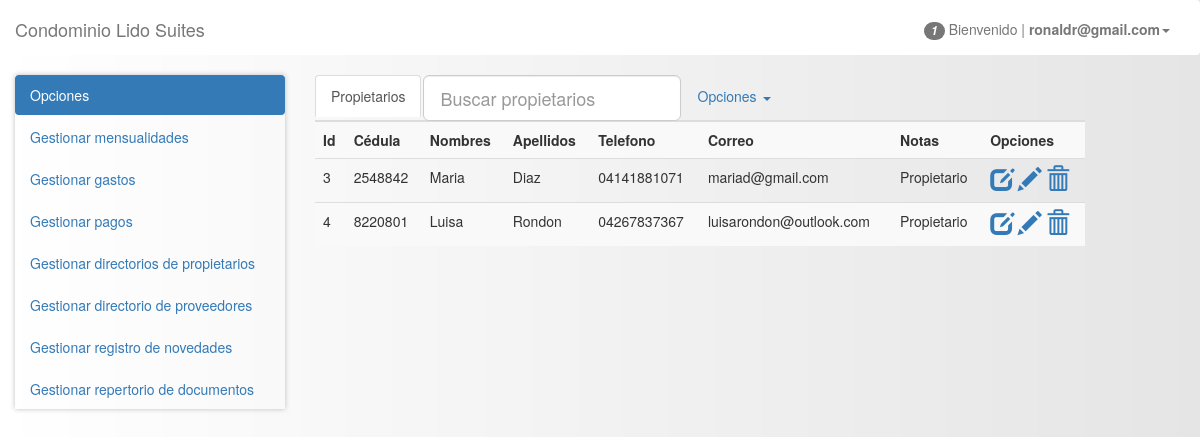
The app's page /pages/?propietarios (signed in) with its own data.
### tables this page shows
CREATE TABLE `propietarios` (
  `id_propietario` int(10) UNSIGNED NOT NULL,
  `cedula` varchar(100) NOT NULL,
  `nombres` varchar(100) NOT NULL,
  `apellidos` varchar(100) NOT NULL,
  `telefono` varchar(100) NOT NULL,
  `correo` varchar(100) NOT NULL,
  `notas` varchar(255) NOT NULL,
  `created` timestamp NOT NULL DEFAULT CURRENT_TIMESTAMP
);

### models/db.php (called while the page is built)
<?php
class db
{
    public static function conexion(){
        $conexion = new mysqli('localhost', 'root', '19651249', 'lidosuites', '3306');
        $conexion->query("SET NAMES 'utf8'");
        return $conexion;
    }
}

### models/propietario.php (called while the page is built, shortened)
<?php
require_once 'db.php';
class Propietario{
	private $db;
	private $propietario;
	public function __construct(){
		$this->db=db::conexion();
		$this->propietario=array();
	}
    public function getPropietarios(){
        $sql = $this->db->query("SELECT propietarios.*, usuarios.id_usuario
                                        FROM propietarios
                                    INNER JOIN usuarios ON propietarios.correo = usuarios.correo");
        while($filas = $sql->fetch_assoc()){
            $this->propietario[] = $filas;
        }
        return $this->propietario;
    }
}

### views/config/propietarios/detalle.phtml (the view, shortened to what this page needs)
<ul class="nav nav-tabs nav-justified">
  <ul class="nav nav-tabs" role="tablist">
    <li role="presentation" class="active"><a href="!#detalle" aria-controls="detalle" role="tab" data-toggle="tab">Propietarios</a></li>
   	<li role="presentation">
		<div class="input-group input-group-lg">
			<input class="form-control" type="text" id="searchPropietario" placeholder="Buscar propietarios">
		</div>
	</li>
   	<li role="presentation" class="dropdown"><a href="" class="dropdown-toggle" id="options" data-toggle="dropdown" aria-controls="options-contents" aria-expanded="false">Opciones <span class="caret"></span></a>
	</li>
  </ul>
  <div class="tab-content">
    <div role="tabpanel" class="tab-pane active" id="detalle">
	     <?php
		if($_GET['propietarios'] == 'contrato'){ ?>
			<div class="col-md-12">
			<?php require_once '../views/config/propietarios/contrato.php'; ?>
			</div>
		<?php }else{ ?>
   		<table class="table table-striped" id="tablaPropietario">
    		<tr>
    			<th>Id</th>
    			<th>Cédula</th>
    			<th>Nombres</th>
    			<th>Apellidos</th>
    			<th>Telefono</th>
    			<th>Correo</th>
    			<th>Notas</th>
    			<th>Opciones</th>
    		</tr>
    		<?php for($i=0; $i<count($propietarios); $i++){ $rs = $propietarios[$i]; ?>
    		<tr>
    			<td><?php echo $rs['id_propietario']; ?></td>
    			<td><?php echo $rs['cedula']; ?></td>
    			<td><?php echo $rs['nombres']; ?></td>
    			<td><?php echo $rs['apellidos']; ?></td>
    			<td><?php echo $rs['telefono']; ?></td>
    			<td><?php echo $rs['correo']; ?></td>
    			<td><?php echo $rs['notas']; ?></td>
    			<td>
    				<a href="#" onclick="editPropietario(this);" ><i class="glyphicon glyphicon-edit"></i></a>
    				<a href="?propietarios=contrato&id=<?php echo $rs['id_usuario']; ?>"><i class="glyphicon glyphicon-pencil"></i></a>
    				<a href="#" onclick="delPropietario(this);" ><i class="glyphicon glyphicon-trash"></i></a>
    			</td>
    		</tr> <?php } ?>
    	</table><?php } ?>
    </div>
  </div>

### public/css/style.css (style rules this page uses)
body { background: linear-gradient(to right, rgba(255, 255, 255, 0), rgba(0, 0, 0, 0.1)); }
.glyphicon { font-size: 1.7em; }

### records on screen
propietarios: id_propietario "3", cedula "2548842", nombres "Maria", apellidos "Diaz", telefono "04141881071", correo "mariad@gmail.com", notas "Propietario"
propietarios: id_propietario "4", cedula "8220801", nombres "Luisa", apellidos "Rondon", telefono "04267837367", correo "luisarondon@outlook.com", notas "Propietario"

### other values on screen
$notificacion "1"
$_SESSION['login'] "ronaldr@gmail.com"
